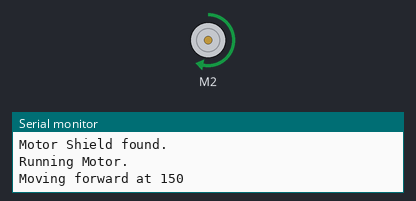
This sketch was run on a simulated Arduino Uno, built with avr-gcc and run on an emulated ATmega328P. Parts: DC motor (green arrow = forward, orange = backward, longer = faster), the last lines printed to the serial monitor.

Above: at 2.5 s.
At 7.5 s:
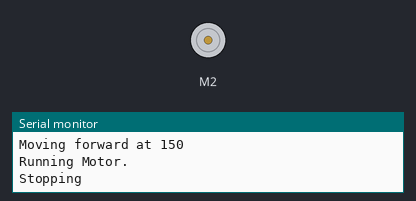
Timing chart, 0 to 13.0 s (numbered marks = the images above):
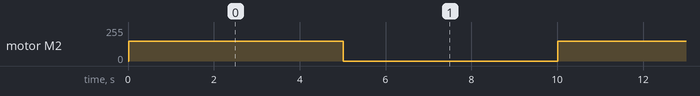

The sketch:

motor_control_w_button.ino
```cpp
/*
THIS ISN"T ANYWHERE CLOSE TO DONE
*/

#include <Adafruit_MotorShield.h>

// Create the motor shield object with the default I2C address
Adafruit_MotorShield AFMS = Adafruit_MotorShield();

// Select which 'port' M1, M2, M3 or M4. In this case, M1
Adafruit_DCMotor *Motor = AFMS.getMotor(2);
// You can also make another motor on port M2
//Adafruit_DCMotor *Motor2 = AFMS.getMotor(3);


#define PIN_BUTTON                     2 // Button pin


void setup() {
  Serial.begin(9600);           // set up Serial library at 9600 bps
  Serial.println("Motor func test");

  if (!AFMS.begin()) {         // create with the default frequency 1.6KHz
  // if (!AFMS.begin(1000)) {  // OR with a different frequency, say 1KHz
    Serial.println("Could not find Motor Shield. Check wiring.");
    while (1);
  }

  Serial.println("Motor Shield found.");

}


void loop() {

  runMotor(150, 1, Motor);
  delay(5000);
  runMotor(0, 1, Motor);
  delay(5000);

}


///////////////////////////
//Declaring functions
///////////////////////////


int runMotor(int speed, bool direction, Adafruit_DCMotor *motorObject){ // direction should be 1 for Forward, 0 for Backward. Speed should be an int between 0 and 255.

  Serial.println("Running Motor.");

  if (speed == 0){
    motorObject->run(RELEASE);
    Serial.println("Stopping");
  }

  else if (direction == 1){
    motorObject->setSpeed(speed);
    motorObject->run(FORWARD);
    Serial.println("Moving forward at " + String(speed));
  }

  else if (direction == 0){
    motorObject->setSpeed(speed);
    motorObject->run(BACKWARD);
    Serial.println("Moving backward at " + String(speed));
  }


  else {
    Serial.println("Incorrect direction argument received");
  }


}
```

Measured:
- by itself, motor M2: alternates forward 150/255 for 5.0 s and stopped for 5.0 s
